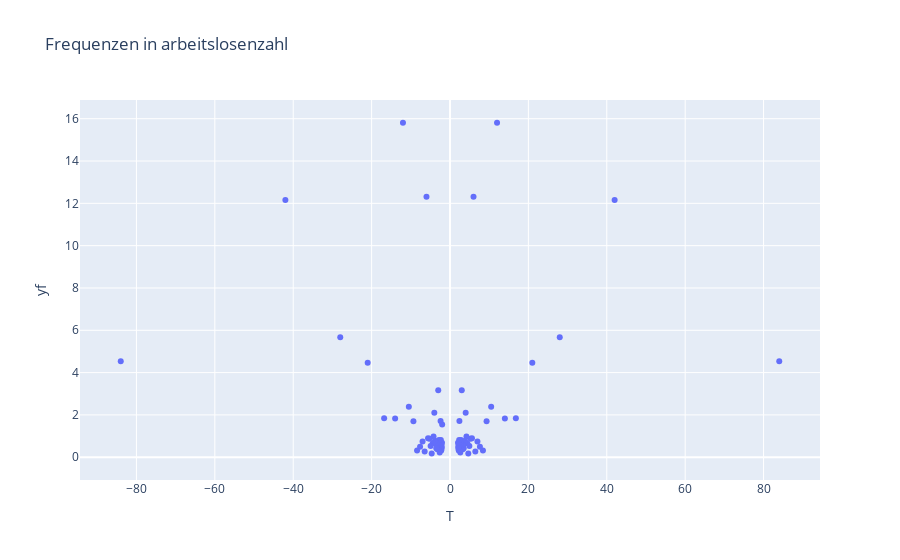

Source (notebook cell):
### Code cell
import plotly.express as px
df = pd.DataFrame()
df['T'] = 1/f
df['yf'] = abs(yf)
fig = px.scatter(df, x="T", y="yf", title='Frequenzen in arbeitslosenzahl')
fig.show()
